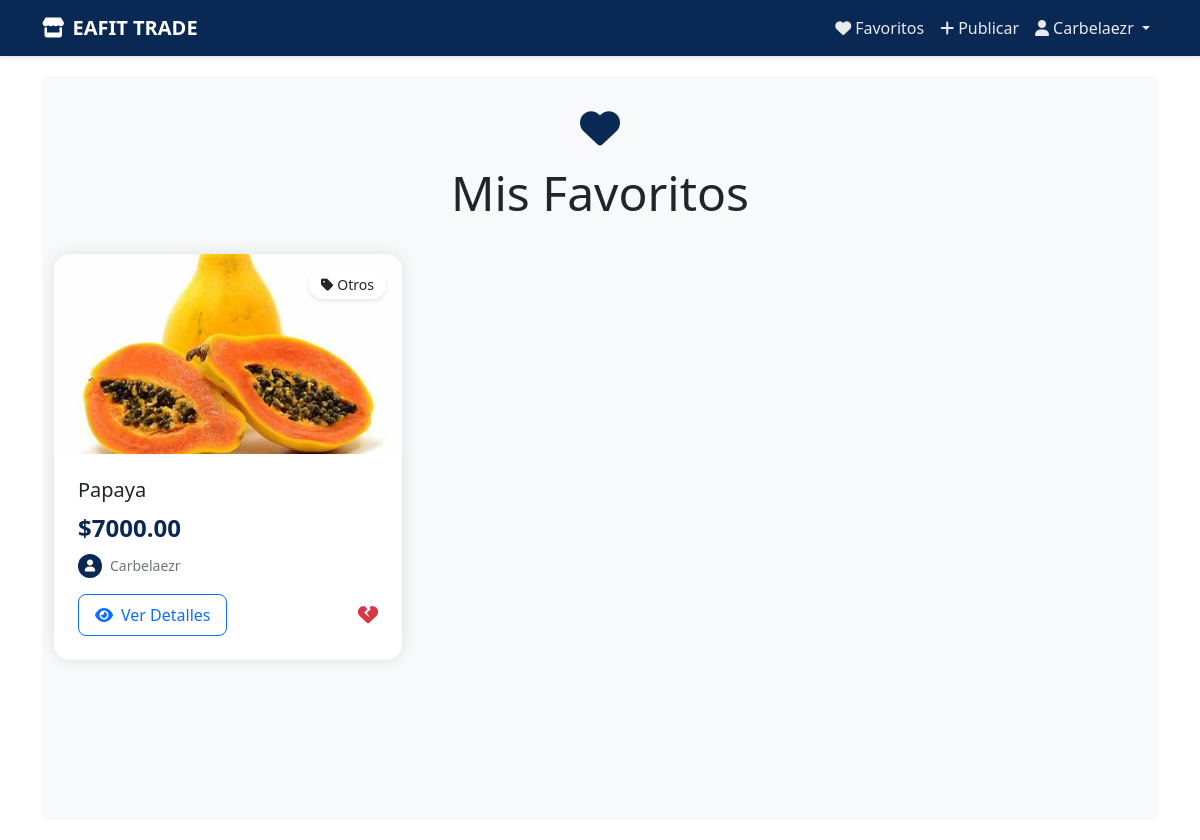
The page /favorites/ (signed in) on the database as committed earlier.
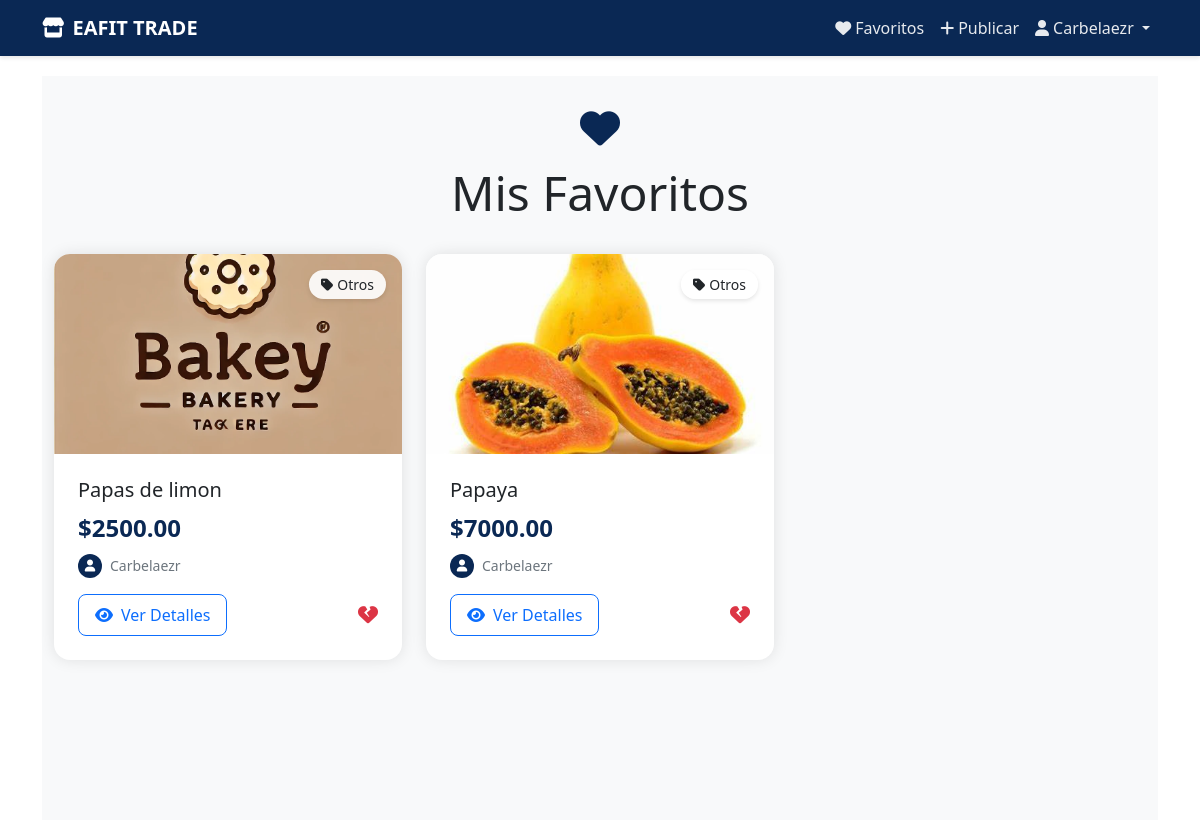
The same page on the database as committed later.
### products/models.py (models this page shows, shortened)
class Favorite(models.Model):
    user = models.ForeignKey(
        User,
        on_delete=models.CASCADE,
        related_name='favorites'
    )
    product = models.ForeignKey(
        Product,
        on_delete=models.CASCADE,
        related_name='favorited_by'
    )
    created_at = models.DateTimeField(
        auto_now_add=True,
        verbose_name='Fecha de agregado'
    )
    class Meta:
        unique_together = ['user', 'product']
        ordering = ['-created_at']
        verbose_name = 'Favorito'
        verbose_name_plural = 'Favoritos'

class Product(models.Model):
    CATEGORY_CHOICES = [
        ('Comida', 'Comida'),
        ('Ropa', 'Ropa'),
        ('Tecnología', 'Tecnología'),
        ('Libros', 'Libros'),
        ('Otros', 'Otros'),
    ]
    CONDITION_CHOICES = [
        ('Nuevo', 'Nuevo'),
        ('Usado', 'Usado'),
        ('Buen estado', 'Buen estado'),
    ]
    FOOD_TYPE_CHOICES = [
        ('Panadería', 'Panadería'),
        ('Galletas', 'Galletas'),
        ('Repostería', 'Repostería'),
        ('Frutas', 'Frutas'),
        ('Frituras', 'Frituras'),
        ('Dulces', 'Dulces'),
        ('Helados', 'Helados'),
        ('Snacks', 'Snacks'),
        ('Comida rápida', 'Comida rápida'),
        ('Otros', 'Otros'),
    ]
    name = models.CharField(
        max_length=255,
        verbose_name='Nombre',
        help_text='Nombre del producto'
    )
    category = models.CharField(
        max_length=50,
        choices=CATEGORY_CHOICES,
        verbose_name='Categoría',
        null=True,
        blank=True
    )
    food_type = models.CharField(
        max_length=50,
        choices=FOOD_TYPE_CHOICES,
        verbose_name='Tipo de Comida',
        blank=True,
        null=True
    )
    description = models.TextField(
        verbose_name='Descripción',
        help_text='Describe tu producto detalladamente'
    )
    price = models.DecimalField(
        max_digits=10,
        decimal_places=2,
        validators=[MinValueValidator(0.01)],
        verbose_name='Precio',
        help_text='Precio en pesos colombianos'
    )
    published_at = models.DateTimeField(
        default=timezone.now,
        verbose_name='Fecha de publicación'
    )
    condition = models.CharField(
        max_length=50,
        choices=CONDITION_CHOICES,
        verbose_name='Estado',
        blank=True,
        null=True
    )
    image = models.ImageField(
        upload_to='products/',
        verbose_name='Imagen',
        help_text='Imagen del producto'
    )
    seller = models.ForeignKey(
        User,
        on_delete=models.CASCADE,
        verbose_name='Vendedor',
        related_name='products'
    )
    available = models.BooleanField(
        default=True,
        verbose_name='Disponible'
    )
    class Meta:
        verbose_name = 'Producto'
        verbose_name_plural = 'Productos'
        ordering = ['-published_at']
        indexes = [
            models.Index(fields=['name']),
            models.Index(fields=['category']),
            models.Index(fields=['available']),
        ]

### products/views.py (the view)
# urls.py: path('favorites/', products_views.favorites_list, name='favorites_list'),
@login_required
def favorites_list(request):
    favorites = Favorite.objects.filter(user=request.user)
    return render(request, 'products/favorites.html', {
        'favorites': favorites
    })

### products/templates/products/favorites.html (shortened to what this page needs)
{% extends 'products/base.html' %}
{% block content %}
<section class="favorites-section">
    <div class="container">
        <div class="favorites-header">
            <i class="fas fa-heart favorites-icon"></i>
            <h1 class="display-5">Mis Favoritos</h1>
        </div>
        {% if favorites %}
        <div class="row g-4">
            {% for favorite in favorites %}
            <div class="col-12 col-md-6 col-lg-4" id="favorite-{{ favorite.product.id }}">
                <div class="product-card">
                    <span class="category-badge">
                        <i class="fas fa-tag me-1"></i>{{ favorite.product.get_category_display }}
                    </span>
                    {% if favorite.product.image %}
                        <img src="{{ favorite.product.image.url }}" alt="{{ favorite.product.name }}" class="product-image">
                    {% else %}
                        <div class="product-image d-flex align-items-center justify-content-center bg-light">
                            <i class="fas fa-image fa-3x text-secondary"></i>
                        </div>
                    {% endif %}
                    <div class="product-info">
                        <h5 class="mb-2">{{ favorite.product.name }}</h5>
                        <p class="product-price mb-2">${{ favorite.product.price }}</p>
                        <div class="product-seller">
                            <div class="seller-avatar">
                                <i class="fas fa-user"></i>
                            </div>
                            <span>{{ favorite.product.seller.username }}</span>
                        </div>
                        <div class="d-flex justify-content-between align-items-center mt-3">
                            <a href="{% url 'product_detail' favorite.product.id %}" class="btn btn-outline-primary btn-view">
                                <i class="fas fa-eye me-2"></i>Ver Detalles
                            </a>
                            <button onclick="toggleFavorite({{ favorite.product.id }})" class="btn-remove">
                                <i class="fas fa-heart-broken fa-lg"></i>
                            </button>
                        </div>
                    </div>
                </div>
            </div>
            {% endfor %}
        </div>
        {% endif %}
    </div>
</section>
{% endblock %}

Rows that differ between the two databases and show on the page:
added Favorite: product.category "Otros", product.image (picture), product.name "Papas de limon", product.price "2500.00", product.seller.username "Carbelaezr"
